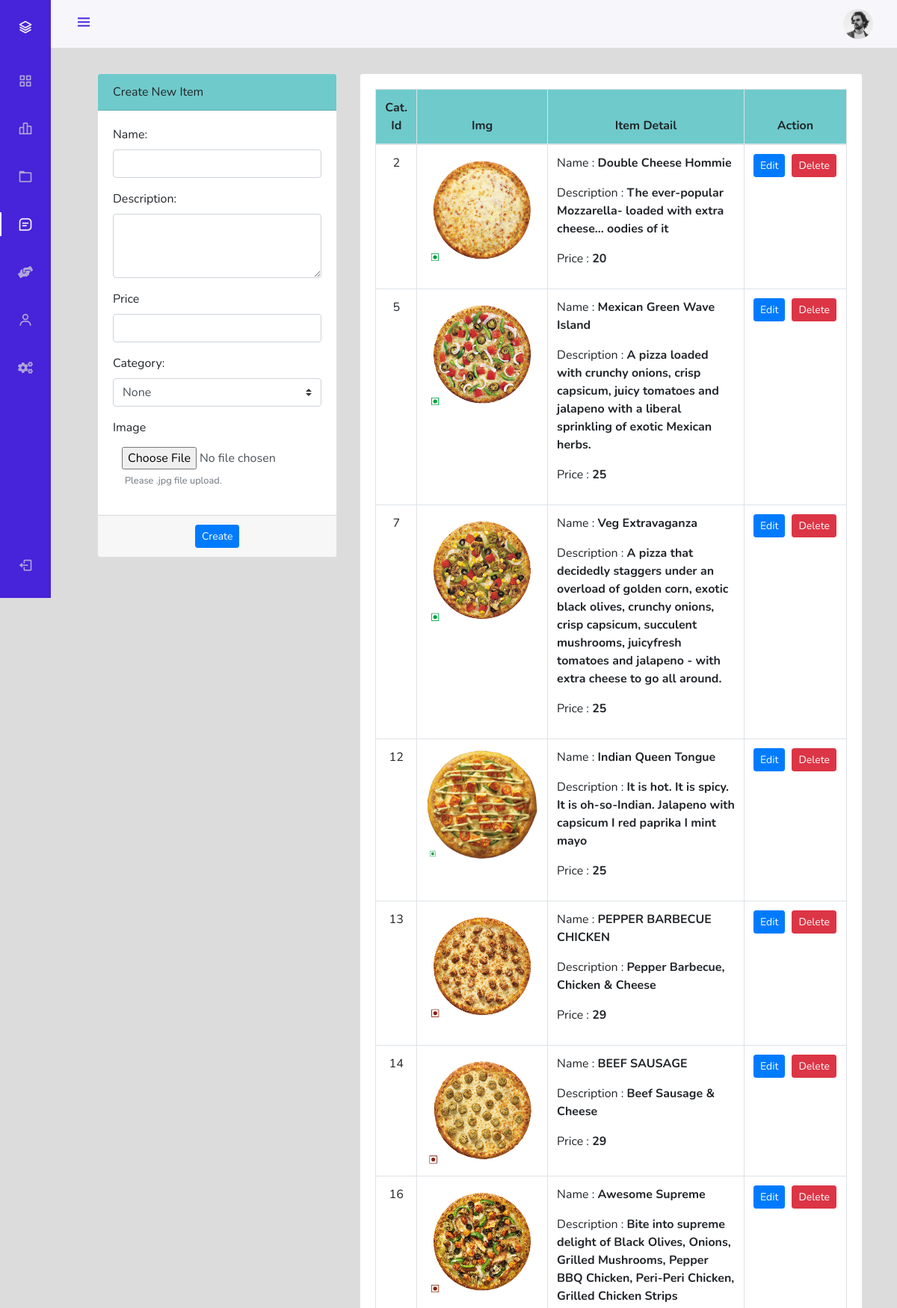
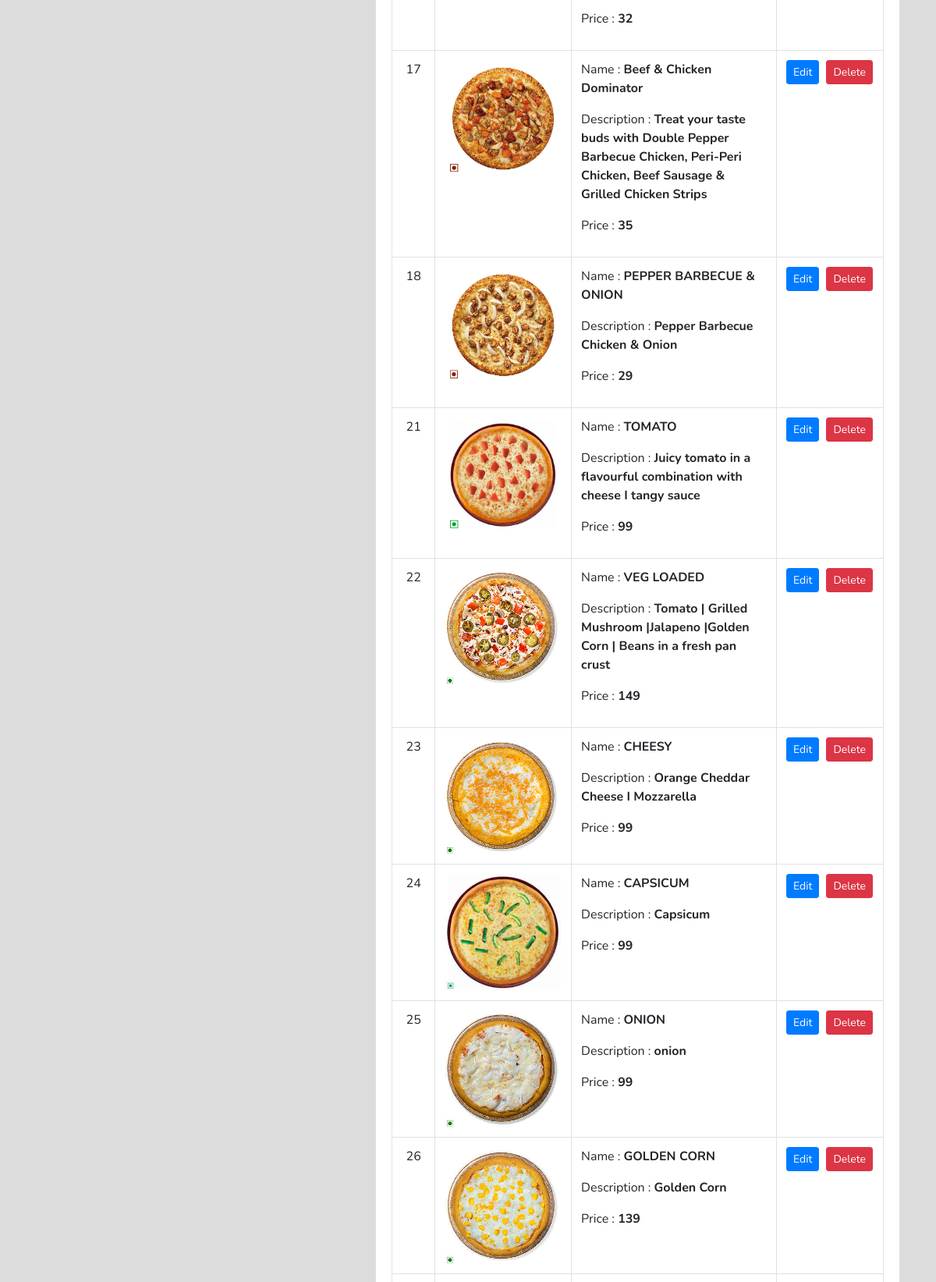
The page /admin/index.php?page=menuManage (signed in, upper part) on the database its author committed (2 pictures, top to bottom).
### tables this page shows
CREATE TABLE `pizza` (
  `pizzaId` int(12) NOT NULL,
  `pizzaName` varchar(255) NOT NULL,
  `pizzaPrice` int(12) NOT NULL,
  `pizzaDesc` text NOT NULL,
  `pizzaCategorieId` int(12) NOT NULL,
  `pizzaPubDate` datetime NOT NULL DEFAULT current_timestamp(),
  `price_branch` varchar(3) NOT NULL DEFAULT 'n'
);

### admin/menuManage.php (the view, shortened to what this page needs)
<div class="container-fluid" style="margin-top:98px">
	<div class="col-lg-12">
		<div class="row">
			<div class="col-md-4">
			<form action="partials/_menuManage.php" method="post" enctype="multipart/form-data">
				<div class="card mb-3">
					<div class="card-header" style="background-color: rgb(111 202 203);">
						Create New Item
				  	</div>
					<div class="card-body">
							<div class="form-group">
								<label class="control-label">Name: </label>
								<input type="text" class="form-control" name="name" required>
							</div>
							<div class="form-group">
								<label class="control-label">Description: </label>
								<textarea cols="30" rows="3" class="form-control" name="description" required></textarea>
							</div>
                            <div class="form-group">
								<label class="control-label">Price</label>
								<input type="number" class="form-control" name="price" required min="1">
							</div>
							<div class="form-group">
								<label class="control-label">Category: </label>
								<select name="categoryId" id="categoryId" class="custom-select browser-default" required>
								<option hidden disabled selected value>None</option>
								</select>
							</div>
							<div class="form-group">
								<label for="image" class="control-label">Image</label>
								<input type="file" name="image" id="image" accept=".jpg" class="form-control" required style="border:none;">
								<small id="Info" class="form-text text-muted mx-3">Please .jpg file upload.</small>
							</div>
					</div>
					<div class="card-footer">
						<div class="row">
							<div class="mx-auto">
								<button type="submit" name="createItem" class="btn btn-sm btn-primary"> Create </button>
							</div>
						</div>
					</div>
				</div>
			</form>
			</div>
			<div class="col-md-8">
				<div class="card">
					<div class="card-body">
						<table class="table table-bordered table-hover mb-0">
							<thead style="background-color: rgb(111 202 203);">
								<tr>
									<th class="text-center" style="width:7%;">Cat. Id</th>
									<th class="text-center">Img</th>
									<th class="text-center" style="width:58%;">Item Detail</th>
									<th class="text-center" style="width:18%;">Action</th>
								</tr>
							</thead>
							<tbody>
                            <?php
                                $sql = "SELECT * FROM `pizza`";
                                $result = mysqli_query($conn, $sql);
                                while($row = mysqli_fetch_assoc($result)){
                                    $pizzaId = $row['pizzaId'];
                                    $pizzaName = $row['pizzaName'];
                                    $pizzaPrice = $row['pizzaPrice'];
                                    $pizzaDesc = $row['pizzaDesc'];
                                    echo '<tr>
                                            <td class="text-center">' .$pizzaId. '</td>
                                            <td>
                                                <img src="../img/pizza-'.$pizzaId. '.jpg" alt="image for this item" width="150px" height="150px">
                                            </td>
                                            <td>
                                                <p>Name : <b>' .$pizzaName. '</b></p>
                                                <p>Description : <b class="truncate">' .$pizzaDesc. '</b></p>
                                                <p>Price : <b>' .$pizzaPrice. '</b></p>
                                            </td>
                                            <td class="text-center">
												<div class="row mx-auto" style="width:112px">
													<button class="btn btn-sm btn-primary" type="button" data-toggle="modal" data-target="#updateItem' .$pizzaId. '">Edit</button>
													<form action="partials/_menuManage.php" method="POST">
														<button name="removeItem" class="btn btn-sm btn-danger" style="margin-left:9px;">Delete</button>
														<input type="hidden" name="pizzaId" value="'.$pizzaId. '">
													</form>
												</div>
                                            </td>
                                        </tr>';
                                }
                            ?>
							</tbody>
						</table>
					</div>
				</div>
			</div>
		</div>
	</div>
</div>

### admin/assetsForSideBar/css/styles.css (style rules this page uses)
:root { --header-height: 3rem; --nav-width: 68px; --first-color: #4723D9; --first-color-light: #AFA5D9; --white-color: #F7F6FB; --body-font: 'Nunito', sans-serif; --normal-font-size: 1rem; --z-fixed: 100; }
*,::before,::after { box-sizing: border-box; }
body { position: relative; margin: var(--header-height) 0 0 0; padding: 0 1rem; font-family: var(--body-font); font-size: var(--normal-font-size); transition: .5s; }
@media screen and (min-width: 768px) { body { margin: calc(var(--header-height) + 1rem) 0 0 0; padding-left: calc(var(--nav-width) + 2rem); } }

### rows shown on the page
pizza: pizzaId "2", shows a picture, pizzaName "Double Cheese Hommie", pizzaDesc "The ever-popular Mozzarella- loaded with extra cheese... oodies of it", pizzaPrice "20"
pizza: pizzaId "5", shows a picture, pizzaName "Mexican Green Wave Island", pizzaDesc "A pizza loaded with crunchy onions, crisp capsicum, juicy tomatoes and jalapeno with a liberal sprinkling of exotic Mexican herbs.", pizzaPrice "25"
pizza: pizzaId "7", shows a picture, pizzaName "Veg Extravaganza", pizzaDesc "A pizza that decidedly staggers under an overload of golden corn, exotic black olives, crunchy onions, crisp capsicum, succulent mushrooms, juicyfresh tomatoes and jalapeno - with extra cheese to go all around.", pizzaPrice "25"
pizza: pizzaId "12", shows a picture, pizzaName "Indian Queen Tongue", pizzaDesc "It is hot. It is spicy. It is oh-so-Indian. Jalapeno with capsicum I red paprika I mint mayo", pizzaPrice "25"
pizza: pizzaId "13", shows a picture, pizzaName "PEPPER BARBECUE CHICKEN", pizzaDesc "Pepper Barbecue, Chicken & Cheese", pizzaPrice "29"
pizza: pizzaId "14", shows a picture, pizzaName "BEEF SAUSAGE", pizzaDesc "Beef Sausage & Cheese", pizzaPrice "29"
pizza: pizzaId "16", shows a picture, pizzaName "Awesome Supreme", pizzaDesc "Bite into supreme delight of Black Olives, Onions, Grilled Mushrooms, Pepper BBQ Chicken, Peri-Peri Chicken, Grilled Chicken Strips", pizzaPrice "32"
pizza: pizzaId "17", shows a picture, pizzaName "Beef & Chicken Dominator", pizzaDesc "Treat your taste buds with Double Pepper Barbecue Chicken, Peri-Peri Chicken, Beef Sausage & Grilled Chicken Strips", pizzaPrice "35"
pizza: pizzaId "18", shows a picture, pizzaName "PEPPER BARBECUE & ONION", pizzaDesc "Pepper Barbecue Chicken & Onion", pizzaPrice "29"
pizza: pizzaId "21", shows a picture, pizzaName "TOMATO", pizzaDesc "Juicy tomato in a flavourful combination with cheese I tangy sauce", pizzaPrice "99"
pizza: pizzaId "22", shows a picture, pizzaName "VEG LOADED", pizzaDesc "Tomato | Grilled Mushroom |Jalapeno |Golden Corn | Beans in a fresh pan crust", pizzaPrice "149"
pizza: pizzaId "23", shows a picture, pizzaName "CHEESY", pizzaDesc "Orange Cheddar Cheese I Mozzarella", pizzaPrice "99"
pizza: pizzaId "24", shows a picture, pizzaName "CAPSICUM", pizzaDesc "Capsicum", pizzaPrice "99"
pizza: pizzaId "25", shows a picture, pizzaName "ONION", pizzaDesc "onion", pizzaPrice "99"
pizza: pizzaId "26", shows a picture, pizzaName "GOLDEN CORN", pizzaDesc "Golden Corn", pizzaPrice "139"
